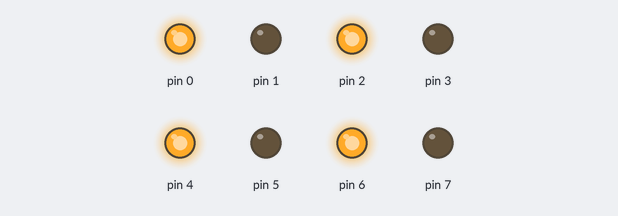
A sketch run on a simulated Arduino Uno, built with avr-gcc and run on an emulated ATmega328P. Parts: output pins drawn as LEDs (lit = HIGH).

Above: at 0.2 s.
At 1.2 s:
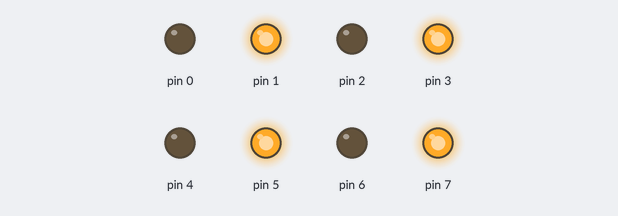
At 3.5 s:
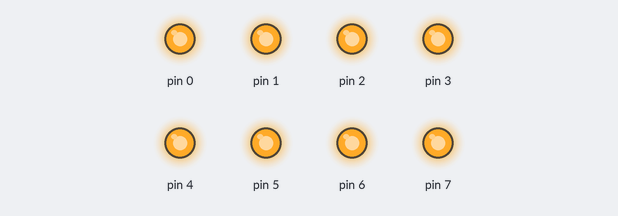
At 4.9 s:
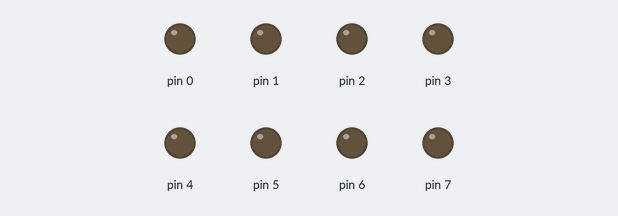
Timing chart, 0 to 6.4 s (numbered marks = the images above):
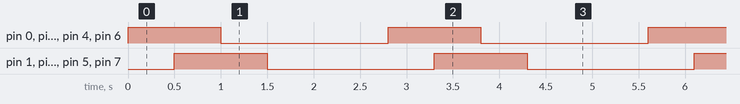

The sketch:

led8_ganjil_genap.ino
```cpp
void setup() {
  pinMode(0, OUTPUT);
  pinMode(1, OUTPUT);
  pinMode(2, OUTPUT);
  pinMode(3, OUTPUT);
  pinMode(4, OUTPUT);
  pinMode(5, OUTPUT);
  pinMode(6, OUTPUT);
  pinMode(7, OUTPUT);

}

void loop() {
  digitalWrite(0, HIGH);
  digitalWrite(2, HIGH);
  digitalWrite(4, HIGH);
  digitalWrite(6, HIGH);
  delay(500);
  digitalWrite(1, HIGH);
  digitalWrite(3, HIGH);
  digitalWrite(5, HIGH);
  digitalWrite(7, HIGH);
  delay(500);

  digitalWrite(0, 0);
  digitalWrite(2, 0);
  digitalWrite(4, 0);
  digitalWrite(6, 0);
  delay(500);
  digitalWrite(1, 0);
  digitalWrite(3, 0);
  digitalWrite(5, 0);
  digitalWrite(7, 0);
  delay(500);
  digitalWrite(0, 0); delay(100);
  digitalWrite(1, 0); delay(100);
  digitalWrite(2, 0); delay(100);
  digitalWrite(3, 0); delay(100);
  digitalWrite(4, 0); delay(100);
  digitalWrite(5, 0); delay(100);
  digitalWrite(6, 0); delay(100);
  digitalWrite(7, 0); delay(100);

}
```

Measured:
- by itself, pin 0–7: alternates HIGH for 1.0 s and LOW for 1.8 s
- by itself, everything shown: repeats every 2.8 s, in 4 steps
